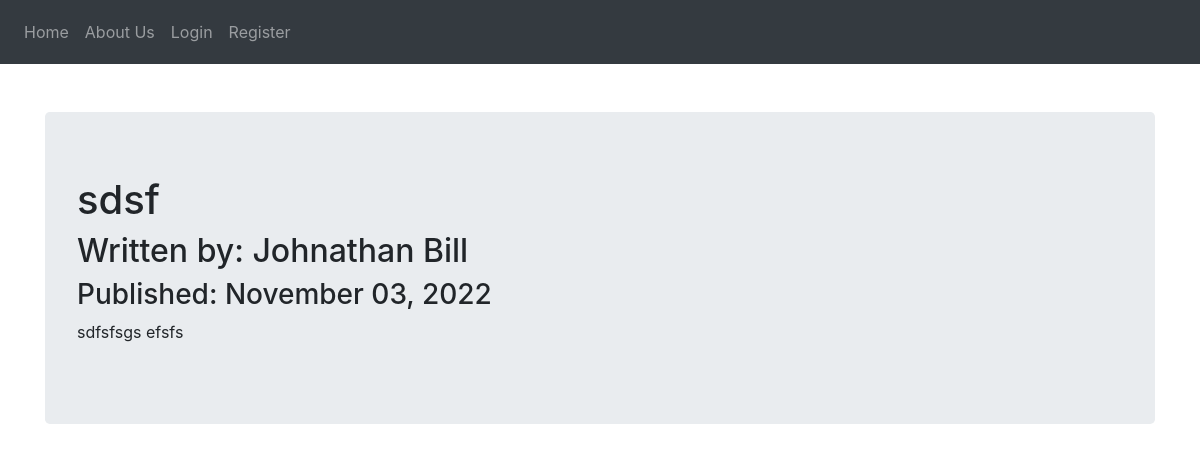
Page /11 on the committed database.
### puppycompanyblog/models.py (models this page shows, shortened)
class BlogPost(db.Model):
    users = db.relationship(User)
    id = db.Column(db.Integer, primary_key=True)
    user_id = db.Column(db.Integer, db.ForeignKey('users.id'), nullable=False)
    date = db.Column(db.DateTime, nullable=False, default=datetime.utcnow)
    title = db.Column(db.String(140), nullable=False)
    text = db.Column(db.Text, nullable=False)

class User(db.Model, UserMixin):
    __tablename__ = 'users'
    id = db.Column(db.Integer, primary_key = True)
    profile_image = db.Column(db.String(20), nullable=False, default='default_profile.png')
    email = db.Column(db.String(64), unique=True, index=True)
    username = db.Column(db.String(64), unique=True, index=True)
    password_hash = db.Column(db.String(128))
    posts = db.relationship('BlogPost', backref='author', lazy=True)

### puppycompanyblog/users/views.py (the view)
@users.route("/<username>")
def user_posts(username):
    page = request.args.get('page', 1, type=int)
    user = User.query.filter_by(username=username).first_or_404()
    blog_posts = BlogPost.query.filter_by(author=user).order_by(BlogPost.date.desc()).paginate(page=page, per_page=5)
    return render_template('user_blog_posts.html', blog_posts=blog_posts, user=user)

### puppycompanyblog/blog_posts/views.py (called while the page is built)
@blog_posts.route('/<int:blog_post_id>')
def blog_post(blog_post_id):
    blog_post = BlogPost.query.get_or_404(blog_post_id)
    return render_template('blog_post.html',title=blog_post.title,
                            date=blog_post.date,post=blog_post
    )

### puppycompanyblog/templates/blog_post.html (shortened to what this page needs)
{% extends "base.html" %}
{% block content %}
<br><br>
<div class="jumbotron">
  <h1>{{ post.title }}</h1>
  <h2>Written by: {{post.author.username}}</h2>
  <h3>Published: {{ post.date.strftime('%B %d, %Y') }}</h3>
  <p>{{post.text}}</p>
</div>
{% endblock content %}

### rows in the picture
BlogPost: title "sdsf", date "November 03, 2022", text "sdfsfsgs efsfs"
User: author.username "Johnathan Bill"
